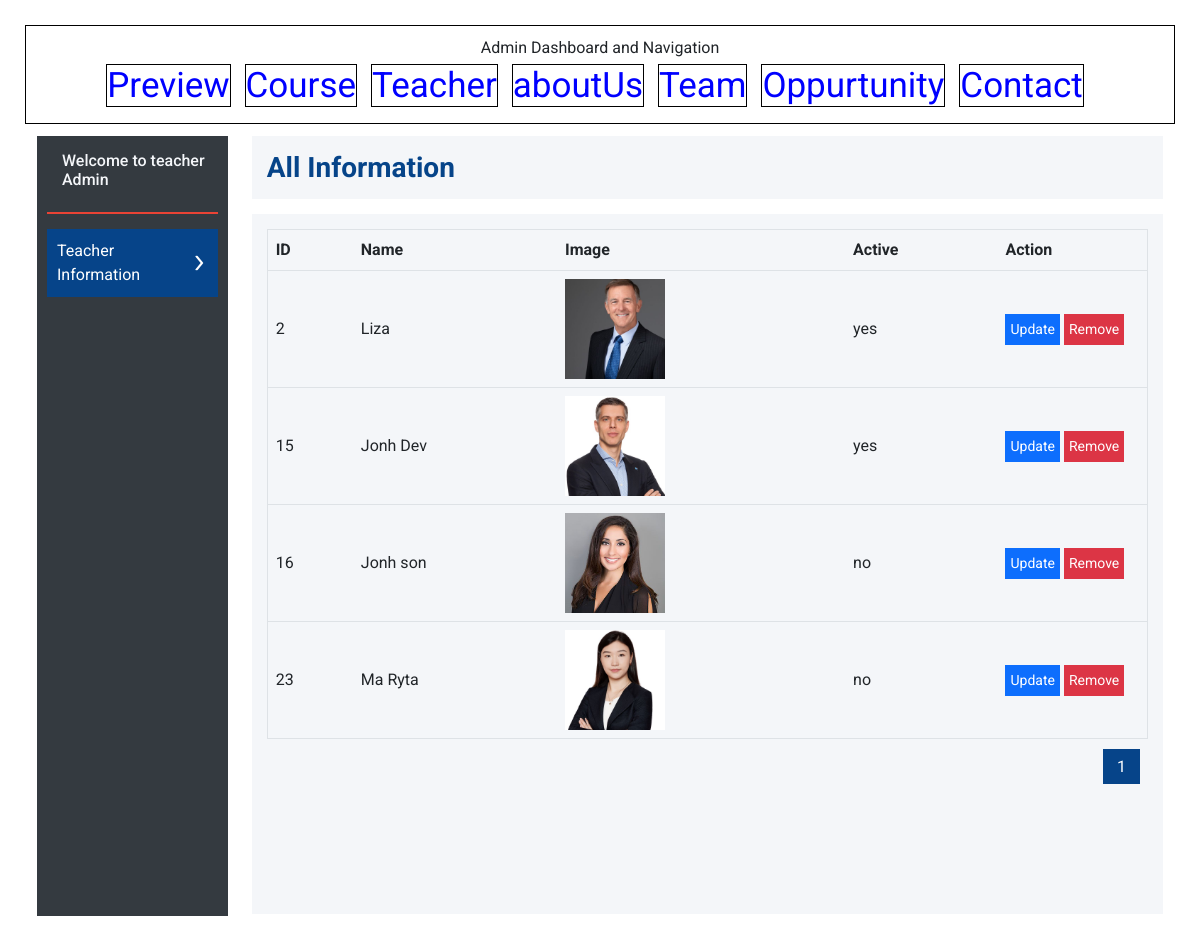
/admin/view-teacher.php, run on the app's committed database.
### tables this page shows
CREATE TABLE `teacher` (
  `ID` int(11) NOT NULL,
  `Name` varchar(255) NOT NULL,
  `Image` varchar(255) NOT NULL,
  `Active` varchar(10) NOT NULL
);

### admin/function.php (the view, shortened to what this page needs)
<?php
    function Connection(){
        $connection = new mysqli('127.0.0.1','root','','testdatabase');
        return $connection;
    }
    function ViewTeacher(){
        if(empty($_GET['page'])){
            $page=1;
      }
      else
        $page=$_GET['page'];
        $current_page=($page-1)*4;
        $sql = "SELECT * FROM `teacher` LIMIT $current_page,4";
        $rs  = Connection()->query($sql);
        while($row = mysqli_fetch_assoc($rs)){
            echo '
                <tr>
                    <td>'.$row['ID'].'</td>
                    <td>'.$row['Name'].'</td>
                    <td><img src="./assets/Teacher/'.$row['Image'].'" width="100px"/></td>
                    <td>'.$row['Active'].'</td>
                    <td width="150px">
                        <a href="update-teacher.php?id='.$row['ID'].'" class="btn btn-primary">Update</a>
                        <button type="button" remove-id="'.$row['ID'].'" class="btn btn-danger btn-remove" data-bs-toggle="modal" data-bs-target="#exampleModal">
                            Remove
                        </button>
                    </td>
                </tr>
            ';
        }
    }
    function  pagination($tbName)
    {
        $sql="SELECT COUNT(`ID`) as 'TotalNews' FROM `$tbName`  ";
        $result=Connection()->query($sql);
        $row=mysqli_fetch_assoc($result);
        $total_news=$row['TotalNews'];
        $total_page=ceil($total_news/4) ;
           for($i=1;$i<=$total_page;$i++)
           {
              echo '<li>
                       <a href="view-'.$tbName.'.php?page='.$i.'" class="m-2">'.$i.'</a>
                    </li>
                    ';
           }
    }

### admin/header.php (shortened to what this page needs)
<!DOCTYPE html>
<html>
<head>
</head>
<body>
    <div id="admincenter">
        <header>
            Admin Dashboard and Navigation
        </header>
        <nav>
            <a class="admin-nav-link" href="../index.php" class="nav-link">Preview</a>
            <a class="admin-nav-link" href="admin.php" class="nav-link">Course</a>
            <a class="admin-nav-link" href="teacher.php" class="nav-link">Teacher</a>
            <a class="admin-nav-link" href="aboutUsManagement.php" class="nav-link">aboutUs</a>
            <a class="admin-nav-link" href="TeamManagement.php" class="nav-link">Team</a>
            <a class="admin-nav-link" href="OppurtunityManagement.php" class="nav-link">Oppurtunity</a>
            <a class="admin-nav-link" href="ContactManagement.php" class="nav-link">Contact</a>
        </nav>
    </div>
</body>
</html>

### admin/sidebar.php (shortened to what this page needs)
<?php
        include('function.php');
?>
<!DOCTYPE html>
<html lang="en">
<head>
    <link rel="stylesheet" href="assets/style/theme.css">
    <link rel="stylesheet" href="assets/style/bootstrap.css">
</head>
<body>
    <main class="admin">
        <div class="container-fluid">
            <div class="row">
                <div class="col-2">
                    <div class="content-left">
                        <div class="wrap-center">
                            <h6>Welcome to teacher Admin </h6>
                        </div>
                        <div class="wrap-bottom">
                            <ul>
                                <li class="parent">
                                    <a class="parent" href="javascript:void(0)">
                                        <span>Teacher Information</span>
                                        <img src="assets/icon/arrow.png" alt="">
                                    </a>
                                </li>
                            </ul>
                        </div>
                    </div>
                </div>

### admin/view-teacher.php (shortened to what this page needs)
<?php
    include('header.php');
    include('sidebar.php');
?>
                <div class="col-10">
                    <div class="content-right">
                        <div class="top">
                            <h3>All Information</h3>
                        </div>
                        <div class="bottom view-post">
                            <figure>
                                <form method="post" enctype="multipart/form-data">
                                    <table class="table align-middle" border="1px">
                                        <tr>
                                            <th>ID</th>
                                            <th>Name</th>
                                            <th>Image</th>
                                            <th>Active</th>
                                            <th>Action</th>
                                        </tr>
                                        <?php ViewTeacher() ?>
                                    </table>
                                    <ul class="pagination">
                                        <?php pagination('teacher'); ?>
                                    </ul>
                                </form>
                            </figure>
                        </div>
                    </div>
                </div>
            </div>
        </div>
    </main>
</body>
</html>

### admin/assets/style/theme.css (style rules this page uses)
:root { --black : #343A40; --orange : #EA4335; --blue : #064489; --white : #FFFFFF; --blur-gray : #F4F6F9; }
.admin .content-left a.parent img , .admin .content-left a.parent img.rotate { transition: all .3s; }
* { font-family: 'Roboto', sans-serif !important; }
a { text-decoration: none !important; }
.container-fluid { padding: 12px !important; }
.col-2 { flex: 0 0 auto; width: 18.666667% !important; }
.col-10 { flex: 0 0 auto; width: 81.333333% !important; }
.admin .content-left { min-height: 98.4%; padding: 15px 10px; background-color: var(--black); }
.admin .content-left .wrap-center , .admin .content-left .wrap-top { margin-bottom: 15px; padding-bottom: 15px; display: flex; align-items: center; border-bottom: 2px solid var(--orange); }
.admin .content-left .wrap-center h6 , .admin .content-left .wrap-top h5 { margin-left: 15px; color: var(--blur-gray); }
.admin .content-left ul { list-style: none; padding: 0px; }
.admin .content-left li.parent { margin-bottom: 10px; }
.admin .content-left a { padding: 10px; width: 100%; display: block; color: var(--white); background-color: var(--blue); }
.admin .content-left a.parent { margin-bottom: 4px; display: flex; align-items: center; justify-content: space-between; }
.admin .content-right .bottom , .admin .content-right .top { padding: 15px; margin-bottom: 15px; background-color: var(--blur-gray); }
.admin .content-right .top h3 { color: var(--blue); margin-bottom: 0px; font-weight: bold; }
.admin .content-right .bottom { min-height: 87.5vh; }
.admin .content-right .bottom button { border-radius: 0px; }
.admin .content-right .view-post .btn { padding: 4px; font-size: 14px; border-radius: 0px; }
.admin .content-right .view-post .pagination { display: flex; justify-content: flex-end; }
.admin .content-right .view-post .pagination a { color: var(--white); padding: 8px 14px; background-color: var(--blue); }

### admin/header.php (style rules this page uses)
body { font-family: Arial, sans-serif; background-color: #f4f4f4; margin: 0; padding: 25px; }
.admin-nav-link { color: blue; text-decoration: none; margin-right: 10px; font-size: 35px; border: 0.5px solid black; }
#admincenter { text-align: center; border: 1px solid black; padding: 10px; }

### data on the page
teacher: ID "2", Name "Liza", Image (picture), Active "yes"
teacher: ID "15", Name "Jonh Dev", Image (picture), Active "yes"
teacher: ID "16", Name "Jonh son", Image (picture), Active "no"
teacher: ID "23", Name "Ma Ryta", Image (picture), Active "no"
